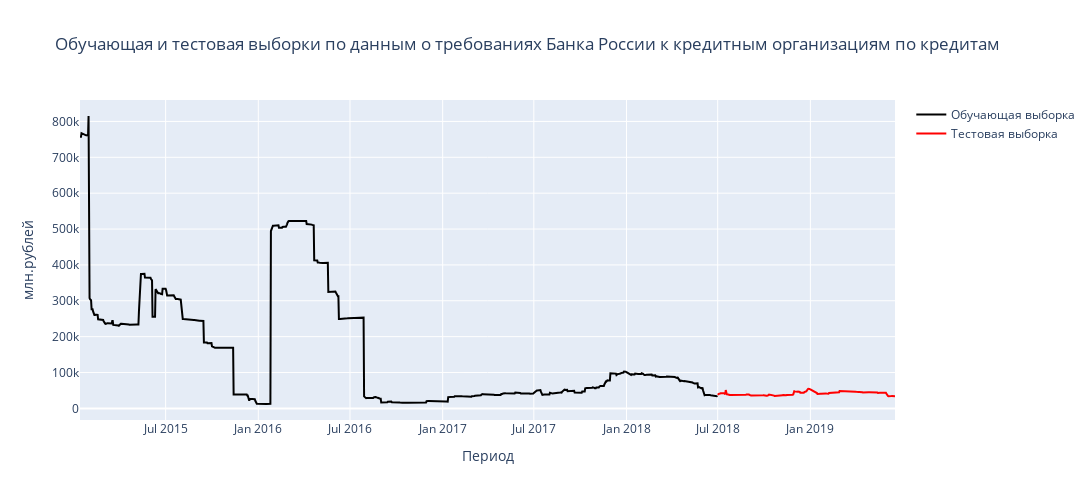

The notebook cell saved with this chart:
### Code cell
fig = go.Figure()

# Обучающая выборка (Train)
fig.add_trace(
    go.Scatter(
        x=train.index,
        y=train['VR1'],
        mode='lines',
        name='Обучающая выборка',
        line=dict(color='black')
    )
)

# Тестовая выборка (Test)
fig.add_trace(
    go.Scatter(
        x=test.index,
        y=test['VR1'],
        mode='lines',
        name='Тестовая выборка',
        line=dict(color='red')
    )
)

fig.update_layout(
    title='Обучающая и тестовая выборки по данным о требованиях Банка России к кредитным организациям по кредитам',
    xaxis_title='Период',
    yaxis_title='млн.рублей',
    height=500,
    width=1700
)

fig.show()

### Figure 1 — Plotly figure (JSON) as saved in the notebook; plotly's stock layout.template omitted (floating-point values rounded to 4 significant figures; data arrays with more than 128 entries replaced by an {"elided": "..."} marker saying what was removed)
{"data": [{"line": {"color": "black"}, "mode": "lines", "name": "Обучающая выборка", "type": "scatter", "x": {"elided": "1266 str values"}, "y": {"elided": "1266 float values"}}, {"line": {"color": "red"}, "mode": "lines", "name": "Тестовая выборка", "type": "scatter", "x": {"elided": "353 str values"}, "y": {"elided": "353 float values"}}], "layout": {"height": 500, "title": {"text": "Обучающая и тестовая выборки по данным о требованиях Банка России к кредитным организациям по кредитам"}, "width": 1700, "xaxis": {"title": {"text": "Период"}}, "yaxis": {"title": {"text": "млн.рублей"}}}}
